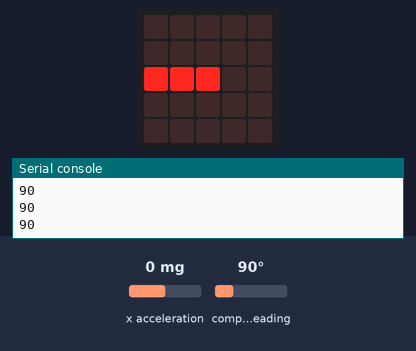
A program run on a simulated BBC micro:bit running MicroPython. Shown: the board's 5×5 LED display, the last lines printed to the serial console. Inputs (shaded band) come from the test bench; at power-on: compass heading 90°, x acceleration 0 mg. The compass is already calibrated.

Above: at 1.3 s.
1.4 s: compass heading set to 7°
At 1.7 s:
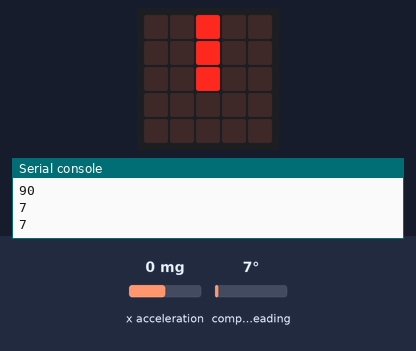
2.9 s: compass heading set to 180°
At 3.3 s:
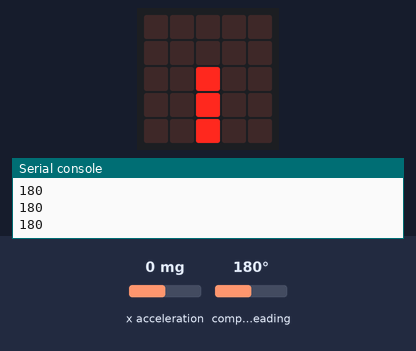
4.4 s: compass heading set to 269°
At 5.0 s:
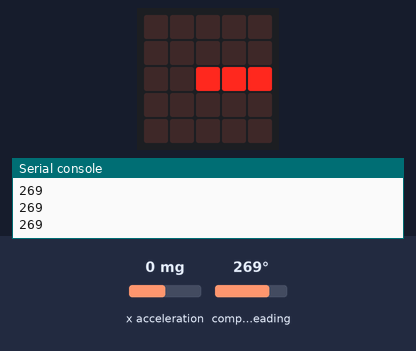
5.9 s: compass heading set to 90°
At 6.6 s:
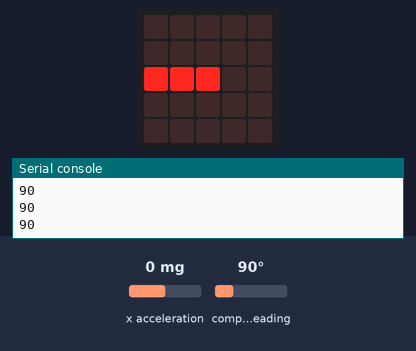
7.4 s: compass heading set to 352°
At 8.2 s:
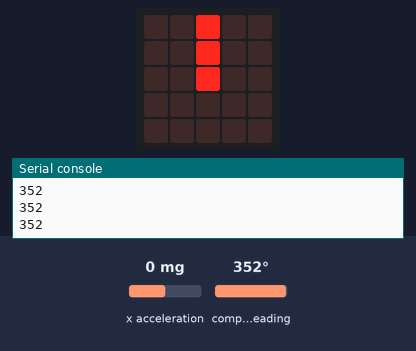
Timing chart, 0 to 9.9 s (numbered marks = the images above; inputs shaded):
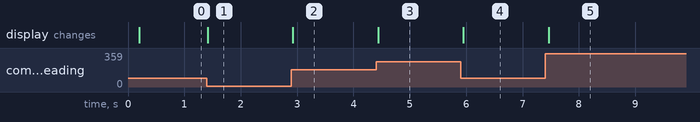

Measured:
- after the input at 1.4 s, the display: changes at once (image 1)
- after the input at 2.9 s, the display: changes at once (image 2)
- after the input at 4.4 s, the display: changes at once (image 3)
- after the input at 5.9 s, the display: changes after 0.05 s (image 4)
- after the input at 7.4 s, the display: changes after 0.06 s (image 5)

The program:

Compass-needle-main.py
```python
# coded by Paula Taylor 20240410
# code to send magnetic heading to attached serial vi usb for PiWars entry
# added reference code to show turning left or right,forward or back  on led display
from microbit import *
compass.calibrate()

while True:
    # non-blocking print to REPL(ay) or to a serial device ONLY after reboot
    # note: tends to lock program when switching to serial devices otherwise.
    bearing=compass.heading()
    # send event every 0.1 seconds can be less but led scroll blocks
    sleep(100)
    readingx = accelerometer.get_x()

    #if readingx > 30:
    #    display.show("R")   ## level up, twisting right
    #elif readingx < -30:
    #    display.show("L")   ## level up, twisting left
    #else:
    #    display.show("-")
    print(str(bearing))
    needle = ((15 - compass.heading()) // 30) % 12
    # debug print(str(needle))
    display.show(Image.ALL_CLOCKS[needle])
```
